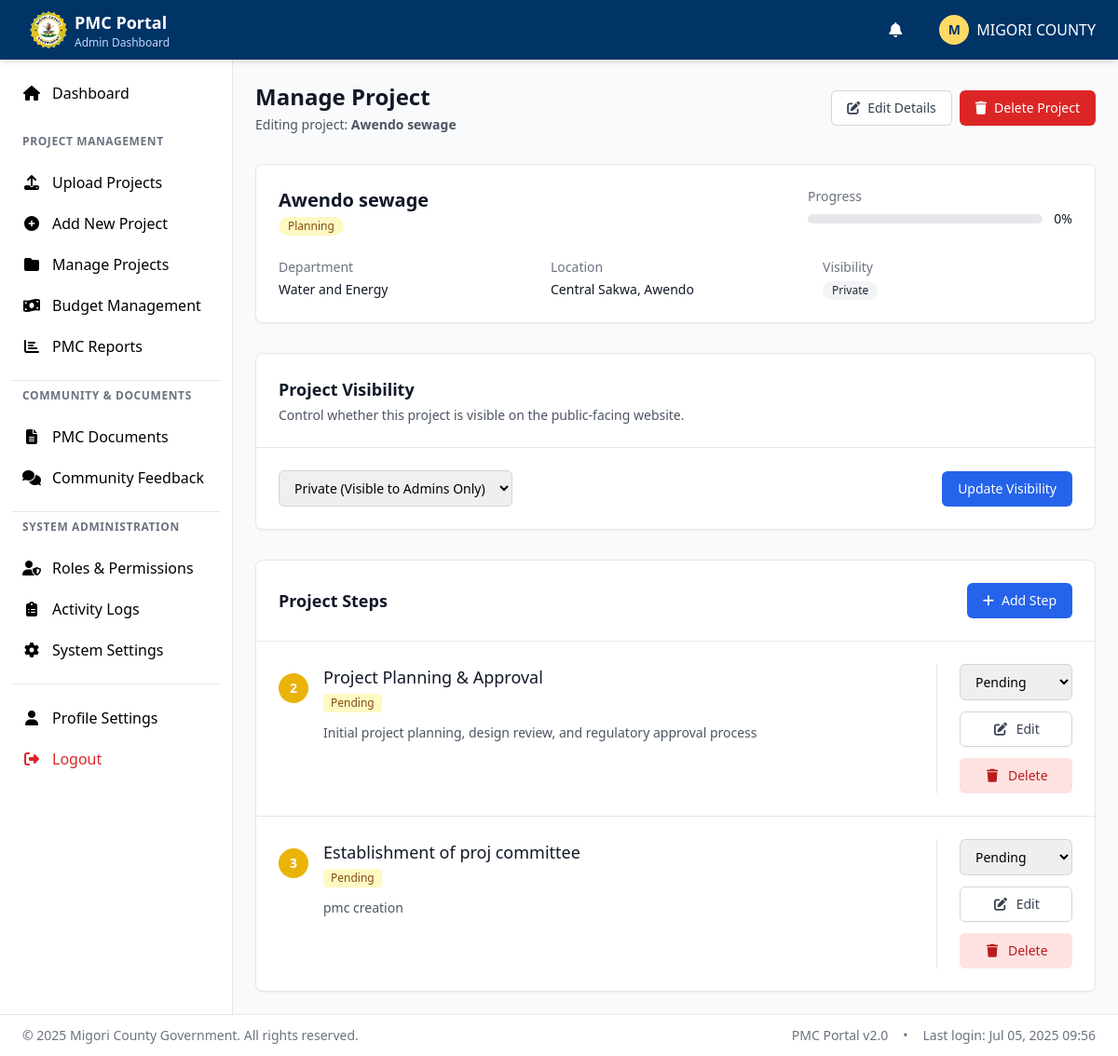
The app's page /admin/manageProject.php?id=31 (signed in) with its own data.
### tables this page shows
CREATE TABLE `projects` (
  `id` int(11) NOT NULL,
  `project_name` varchar(255) NOT NULL,
  `description` text DEFAULT NULL,
  `department_id` int(11) NOT NULL,
  `project_year` int(11) NOT NULL,
  `county_id` int(11) NOT NULL,
  `sub_county_id` int(11) NOT NULL,
  `ward_id` int(11) NOT NULL,
  `location_address` text DEFAULT NULL,
  `location_coordinates` varchar(100) DEFAULT NULL,
  `start_date` date DEFAULT NULL,
  `expected_completion_date` date DEFAULT NULL,
  `actual_completion_date` date DEFAULT NULL,
  `contractor_name` varchar(255) DEFAULT NULL,
  `contractor_contact` varchar(100) DEFAULT NULL,
  `status` enum('planning','ongoing','completed','suspended','cancelled') NOT NULL DEFAULT 'planning',
  `visibility` enum('private','published') DEFAULT 'private',
  `step_status` enum('awaiting','running','completed') DEFAULT 'awaiting',
  `progress_percentage` decimal(5,2) DEFAULT 0.00,
  `total_steps` int(11) DEFAULT 0,
  `completed_steps` int(11) DEFAULT 0,
  `created_by` int(11) DEFAULT NULL,
  `created_at` timestamp NOT NULL DEFAULT current_timestamp(),
  `updated_at` timestamp NOT NULL DEFAULT current_timestamp() ON UPDATE current_timestamp(),
  `average_rating` decimal(3,2) DEFAULT 5.00,
  `total_ratings` int(11) DEFAULT 0,
  `allocated_budget` decimal(15,2) DEFAULT 0.00,
  `spent_budget` decimal(15,2) DEFAULT 0.00,
  `budget_status` enum('not_allocated','allocated','overspent') DEFAULT 'not_allocated',
  `total_budget` decimal(15,2) DEFAULT NULL
);

CREATE TABLE `departments` (
  `id` int(11) NOT NULL,
  `name` varchar(100) NOT NULL,
  `description` text DEFAULT NULL,
  `created_at` timestamp NOT NULL DEFAULT current_timestamp()
);

CREATE TABLE `wards` (
  `id` int(11) NOT NULL,
  `name` varchar(100) NOT NULL,
  `sub_county_id` int(11) NOT NULL,
  `created_at` timestamp NOT NULL DEFAULT current_timestamp()
);

CREATE TABLE `sub_counties` (
  `id` int(11) NOT NULL,
  `name` varchar(100) NOT NULL,
  `county_id` int(11) NOT NULL,
  `created_at` timestamp NOT NULL DEFAULT current_timestamp()
);

CREATE TABLE `project_steps` (
  `id` int(11) NOT NULL,
  `project_id` int(11) NOT NULL,
  `step_number` int(11) NOT NULL,
  `step_name` varchar(255) NOT NULL,
  `description` text DEFAULT NULL,
  `status` enum('pending','in_progress','completed','skipped') DEFAULT 'pending',
  `start_date` date DEFAULT NULL,
  `expected_end_date` date DEFAULT NULL,
  `actual_end_date` date DEFAULT NULL,
  `created_at` timestamp NOT NULL DEFAULT current_timestamp(),
  `updated_at` timestamp NOT NULL DEFAULT current_timestamp() ON UPDATE current_timestamp()
);

### includes/functions.php (called while the page is built, shortened)
<?php
require_once __DIR__ . '/../config.php';
if (!function_exists('format_currency')) {
function get_status_badge_class($status) {
    $classes = [
        'planning' => 'bg-yellow-100 text-yellow-800 dark:bg-yellow-900 dark:text-yellow-300',
        'ongoing' => 'bg-blue-100 text-blue-800 dark:bg-blue-900 dark:text-blue-300',
        'completed' => 'bg-green-100 text-green-800 dark:bg-green-900 dark:text-green-300',
        'suspended' => 'bg-orange-100 text-orange-800 dark:bg-orange-900 dark:text-orange-300',
        'cancelled' => 'bg-red-100 text-red-800 dark:bg-red-900 dark:text-red-300'
    ];
    return $classes[$status] ?? 'bg-gray-100 text-gray-800 dark:bg-gray-900 dark:text-gray-300';
}
function get_project_by_id($id) {
    global $pdo;
    $sql = "SELECT p.*, d.name as department_name, w.name as ward_name,
                   sc.name as sub_county_name, c.name as county_name
            FROM projects p
            JOIN departments d ON p.department_id = d.id
            JOIN wards w ON p.ward_id = w.id
            JOIN sub_counties sc ON p.sub_county_id = sc.id
            JOIN counties c ON p.county_id = c.id
            WHERE p.id = ?";
    $stmt = $pdo->prepare($sql);
    $stmt->execute([$id]);
    return $stmt->fetch();
}
}
?>

### admin/manageProject.php (the view, shortened to what this page needs)
<?php
require_once '../includes/auth.php';
require_once '../includes/functions.php';
require_once 'includes/pageSecurity.php';
$project_id = intval($_GET['id'] ?? 0);
$project = get_project_by_id($project_id);
$stmt = $pdo->prepare("SELECT * FROM project_steps WHERE project_id = ? ORDER BY step_number");
$stmt->execute([$project_id]);
$steps = $stmt->fetchAll();
include 'includes/adminHeader.php';
?>
<div class="admin-content">
    <div class="space-y-6 lg:space-y-8">
        <div class="flex flex-col sm:flex-row sm:justify-between sm:items-center gap-4">
            <div>
                <h1 class="text-2xl font-bold text-gray-900">Manage Project</h1>
                <p class="mt-1 text-sm text-gray-600">Editing project: <span class="font-semibold"><?php echo htmlspecialchars($project['project_name']); ?></span></p>
            </div>
            <div class="flex items-center gap-2 flex-wrap">
                <a href="editProject.php?id=<?php echo $project['id']; ?>" class="inline-flex items-center justify-center w-full sm:w-auto px-4 py-2 border border-gray-300 text-sm font-medium rounded-md text-gray-700 bg-white hover:bg-gray-50 transition-colors">
                    <i class="fas fa-edit mr-2"></i> Edit Details
                </a>
                <button type="button" data-modal-target="deleteProjectModal" class="inline-flex items-center justify-center w-full sm:w-auto px-4 py-2 border border-transparent text-sm font-medium rounded-md text-white bg-red-600 hover:bg-red-700 focus:outline-none focus:ring-2 focus:ring-offset-2 focus:ring-red-500 transition-colors">
                    <i class="fas fa-trash mr-2"></i> Delete Project
                </button>
            </div>
        </div>
        <div class="bg-white rounded-lg shadow-sm border border-gray-200">
            <div class="p-6">
                <div class="flex flex-col md:flex-row md:justify-between md:items-start gap-4 mb-6">
                    <div>
                        <h3 class="text-xl font-bold text-gray-900"><?php echo htmlspecialchars($project['project_name']); ?></h3>
                        <span class="mt-1 inline-flex items-center px-2.5 py-0.5 rounded-full text-xs font-medium <?php echo get_status_badge_class($project['status']); ?>">
                            <?php echo ucfirst($project['status']); ?>
                        </span>
                    </div>
                    <div class="w-full md:w-1/3">
                        <dt class="text-sm font-medium text-gray-500">Progress</dt>
                        <dd class="text-sm text-gray-900 mt-1">
                            <div class="flex items-center">
                                <div class="flex-1">
                                    <div class="w-full bg-gray-200 rounded-full h-2.5">
                                    </div>
                                </div>
                                <span class="ml-3 text-sm font-medium"><?php echo round($project['progress_percentage']); ?>%</span>
                            </div>
                        </dd>
                    </div>
                </div>
                <dl class="grid grid-cols-1 sm:grid-cols-2 lg:grid-cols-3 gap-x-6 gap-y-8">
                    <div>
                        <dt class="text-sm font-medium text-gray-500">Department</dt>
                        <dd class="mt-1 text-sm text-gray-900"><?php echo htmlspecialchars($project['department_name']); ?></dd>
                    </div>
                    <div>
                        <dt class="text-sm font-medium text-gray-500">Location</dt>
                        <dd class="mt-1 text-sm text-gray-900"><?php echo htmlspecialchars($project['ward_name'] . ', ' . $project['sub_county_name']); ?></dd>
                    </div>
                    <div>
                        <dt class="text-sm font-medium text-gray-500">Visibility</dt>
                        <dd class="mt-1 text-sm text-gray-900">
                            <span class="inline-flex items-center px-2.5 py-0.5 rounded-full text-xs font-medium <?php echo $project['visibility'] === 'published' ? 'bg-green-100 text-green-800' : 'bg-gray-100 text-gray-800'; ?>">
                                <?php echo $project['visibility'] === 'published' ? 'Public' : 'Private'; ?>
                            </span>
                        </dd>
                    </div>
                </dl>
            </div>
        </div>
        <div class="bg-white rounded-lg shadow-sm border border-gray-200">
            <div class="p-6 border-b border-gray-200">
                <h3 class="text-lg font-semibold text-gray-900">Project Visibility</h3>
                <p class="text-sm text-gray-600 mt-1">Control whether this project is visible on the public-facing website.</p>
            </div>
            <form method="POST">
                <div class="p-6">
                    <div class="flex flex-col sm:flex-row sm:items-center sm:justify-between gap-4">
                        <select name="visibility" class="w-full sm:w-auto px-3 py-2 border border-gray-300 rounded-md text-sm focus:ring-blue-500 focus:border-blue-500">
                            <option value="private" <?php echo $project['visibility'] === 'private' ? 'selected' : ''; ?>>Private (Visible to Admins Only)</option>
                        </select>
                        <button type="submit" class="w-full sm:w-auto inline-flex justify-center items-center px-4 py-2 border border-transparent text-sm font-medium rounded-md text-white bg-blue-600 hover:bg-blue-700 transition-colors">
                            Update Visibility
                        </button>
                    </div>
                </div>
            </form>
        </div>
        <div class="bg-white rounded-lg shadow-sm border border-gray-200">
            <div class="p-6 border-b border-gray-200">
                <div class="flex flex-col sm:flex-row sm:justify-between sm:items-center gap-4">
                    <h3 class="text-lg font-semibold text-gray-900">Project Steps</h3>
                    <button type="button" data-modal-target="stepModal" data-modal-action="add" class="w-full sm:w-auto inline-flex items-center justify-center px-4 py-2 border border-transparent text-sm font-medium rounded-md text-white bg-blue-600 hover:bg-blue-700 transition-colors">
                        <i class="fas fa-plus mr-2"></i> Add Step
                    </button>
                </div>
            </div>
            <?php if (empty($steps)): ?>
                <div class="text-center p-12">
                    <i class="fas fa-list-ol text-4xl text-gray-400 mb-4"></i>
                    <h3 class="text-lg font-medium text-gray-900">No Steps Defined</h3>
                    <p class="text-gray-600 mt-1 mb-4">This project doesn't have any steps yet. Add the first one to get started.</p>
                    <button type="button" data-modal-target="stepModal" data-modal-action="add" class="inline-flex items-center px-4 py-2 border border-transparent text-sm font-medium rounded-md text-white bg-blue-600 hover:bg-blue-700 transition-colors">
                        <i class="fas fa-plus mr-2"></i> Add First Step
                    </button>
                </div>
            <?php else: ?>
                <div class="divide-y divide-gray-200">
                    <?php foreach ($steps as $step): ?>
                        <div class="p-6">
                            <div class="flex flex-col md:flex-row md:justify-between gap-6">
                                <div class="flex-grow">
                                    <div class="flex items-center mb-3">
                                        <span class="flex-shrink-0 inline-flex items-center justify-center w-8 h-8 rounded-full text-sm font-bold text-white <?php echo $step['status'] === 'completed' ? 'bg-green-500' : ($step['status'] === 'in_progress' ? 'bg-blue-500' : ($step['status'] === 'skipped' ? 'bg-gray-500' : 'bg-yellow-500')); ?>">
                                            <?php echo $step['step_number']; ?>
                                        </span>
                                        <div class="ml-4">
                                            <h4 class="text-lg font-medium text-gray-900"><?php echo htmlspecialchars($step['step_name']); ?></h4>
                                            <span class="text-xs font-medium inline-flex items-center px-2 py-0.5 rounded <?php echo $step['status'] === 'completed' ? 'bg-green-100 text-green-800' : ($step['status'] === 'in_progress' ? 'bg-blue-100 text-blue-800' : ($step['status'] === 'skipped' ? 'bg-gray-100 text-gray-800' : 'bg-yellow-100 text-yellow-800')); ?>">
                                                <?php echo ucfirst(str_replace('_', ' ', $step['status'])); ?>
                                            </span>
                                        </div>
                                    </div>
                                    <?php if (!empty($step['description'])): ?>
                                    <p class="text-sm text-gray-600 mb-4 ml-12"><?php echo nl2br(htmlspecialchars($step['description'])); ?></p>
                                    <?php endif; ?>
                                </div>
                                <div class="flex-shrink-0 flex flex-col items-stretch justify-center gap-3 md:ml-6 md:border-l md:pl-6 border-gray-200">
                                    <form method="POST" class="w-full">
                                         <select name="status" id="status-<?php echo $step['id']; ?>" onchange="this.form.submit()" class="w-full px-3 py-2 border border-gray-300 rounded-md text-sm focus:ring-blue-500 focus:border-blue-500">
                                            <option value="pending" <?php echo $step['status'] === 'pending' ? 'selected' : ''; ?>>Pending</option>
                                        </select>
                                    </form>
                                    <button type="button" data-modal-target="stepModal" data-modal-action="edit" data-step='<?php echo htmlspecialchars(json_encode($step), ENT_QUOTES, "UTF-8"); ?>' class="w-full inline-flex items-center justify-center px-3 py-2 border border-gray-300 text-sm font-medium rounded-md text-gray-700 bg-white hover:bg-gray-50 transition-colors" title="Edit Step Details">
                                        <i class="fas fa-edit fa-fw mr-2"></i>Edit
                                    </button>
                                    <button type="button" onclick="openDeleteStepModal(<?php echo $step['id']; ?>)" class="w-full inline-flex items-center justify-center px-3 py-2 border border-transparent text-sm font-medium rounded-md text-red-700 bg-red-100 hover:bg-red-200" title="Delete Step">
                                        <i class="fas fa-trash fa-fw mr-2"></i>Delete
                                    </button>
                                </div>
                            </div>
                        </div>
                    <?php endforeach; ?>
                </div>
            <?php endif; ?>
        </div>
    </div>
</div>
<?php
include 'includes/adminFooter.php';
?>

### admin/includes/adminHeader.php (style rules this page uses)
body { display: flex; flex-direction: column; min-height: 100vh; }

### records on screen
projects: project_name "Awendo sewage", status "Planning", progress_percentage "0", department.name "Water and Energy", ward.name "Central Sakwa, Awendo", visibility "Private (Visible to Admins Only)"
project_steps: step_number "2", step_name "Project Planning & Approval", status "Pending", description "Initial project planning, design review, and regulatory approval process"
project_steps: step_number "3", step_name "Establishment of proj committee", status "Pending", description "pmc creation"

### other values on screen
substr($current_admin['name'], 0, 1) "M"
$current_admin['name'] "MIGORI COUNTY"
